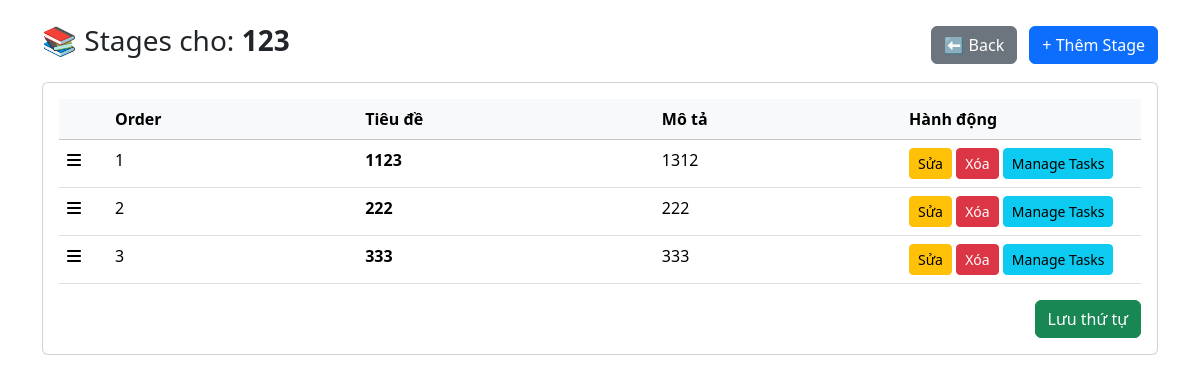
Screenshot of /admin/roadmaps/1/stages (signed in) with the database file from the repository.
### models.py (models this page shows)
class Roadmap(db.Model):
    id = db.Column(db.Integer, primary_key=True)
    title = db.Column(db.String(200), nullable=False)
    description = db.Column(db.Text)
    stages = db.relationship('Stage', backref='roadmap', cascade="all, delete-orphan", order_by="Stage.order")

class Stage(db.Model):
    id = db.Column(db.Integer, primary_key=True)
    roadmap_id = db.Column(db.Integer, db.ForeignKey('roadmap.id'), nullable=False)
    title = db.Column(db.String(200), nullable=False)
    description = db.Column(db.Text)
    order = db.Column(db.Integer, default=0)  # sắp xếp stage
    tasks = db.relationship('Task', backref='stage', cascade="all, delete-orphan", order_by="Task.id")

### app.py (the view)
@app.route('/admin/roadmaps/<int:rid>/stages')
@login_required
def admin_stages(rid):
    roadmap = Roadmap.query.get_or_404(rid)
    stages = Stage.query.filter_by(roadmap_id=rid).order_by(Stage.order).all()
    return render_template('admin/admin_stages.html', roadmap=roadmap, stages=stages)

### app.py (called while the page is built)
def login_required(f):
    @wraps(f)
    def wrapper(*args, **kwargs):
        if not session.get('admin'):
            return redirect(url_for('admin_login'))
        return f(*args, **kwargs)
    return wrapper

### templates/admin/admin_stages.html (shortened to what this page needs)
<!DOCTYPE html>
<html lang="vi">
<head>
  <link href="https://cdn.jsdelivr.net/npm/bootstrap@5.3.2/dist/css/bootstrap.min.css" rel="stylesheet">
</head>
<body>
  <div class="container py-4">
    <div class="d-flex justify-content-between align-items-center mb-3">
      <h3>📚 Stages cho: <strong>{{ roadmap.title }}</strong></h3>
      <div>
        <a href="{{ url_for('admin_roadmaps') }}" class="btn btn-secondary me-2">⬅ Back</a>
        <a href="{{ url_for('admin_stages_new', rid=roadmap.id) }}" class="btn btn-primary">+ Thêm Stage</a>
      </div>
    </div>
    <div class="card p-3 mb-3">
      <div id="stages-list">
        <table class="table">
          <thead class="table-light">
            <tr>
              <th style="width:48px"></th>
              <th>Order</th>
              <th>Tiêu đề</th>
              <th>Mô tả</th>
              <th style="width:240px">Hành động</th>
            </tr>
          </thead>
          <tbody id="stages-tbody">
            {% for s in stages %}
            <tr class="stage-row" data-id="{{ s.id }}">
              <td class="drag-handle"><i class="fa fa-bars"></i></td>
              <td>{{ s.order }}</td>
              <td><strong>{{ s.title }}</strong></td>
              <td>{{ s.description }}</td>
              <td>
                <a href="{{ url_for('admin_stages_edit', sid=s.id) }}" class="btn btn-sm btn-warning">Sửa</a>
                <form method="post" action="{{ url_for('admin_stages_delete', sid=s.id) }}" style="display:inline">
                  <button class="btn btn-sm btn-danger" onclick="return confirm('Bạn có chắc muốn xóa stage này?')">Xóa</button>
                </form>
                <a href="{{ url_for('admin_tasks', sid=s.id) }}" class="btn btn-sm btn-info">Manage Tasks</a>
              </td>
            </tr>
            {% endfor %}
          </tbody>
        </table>
      </div>
      <div class="d-flex justify-content-end">
        <button id="save-order" class="btn btn-success">Lưu thứ tự</button>
      </div>
    </div>
  </div>
</body>
</html>

### templates/admin/admin_stages.html (style rules this page uses)
.drag-handle { cursor: grab; }

### rows the page displays
Roadmap: title "123"
Stage: order "1", title "1123", description "1312"
Stage: order "2", title "222", description "222"
Stage: order "3", title "333", description "333"
